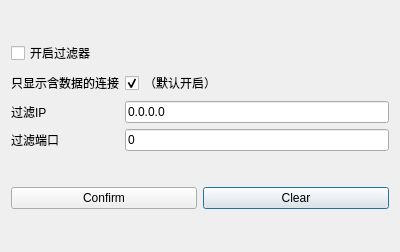
<?xml version="1.0" encoding="UTF-8"?>
<ui version="4.0">
 <class>Setting</class>
 <widget class="QDialog" name="Setting">
  <property name="geometry">
   <rect>
    <x>0</x>
    <y>0</y>
    <width>400</width>
    <height>252</height>
   </rect>
  </property>
  <property name="windowTitle">
   <string>Dialog</string>
  </property>
  <layout class="QGridLayout" name="gridLayout_2">
   <item row="2" column="1">
    <widget class="QPushButton" name="buttonClear">
     <property name="text">
      <string>Clear</string>
     </property>
    </widget>
   </item>
   <item row="0" column="0" colspan="2">
    <layout class="QGridLayout" name="gridLayout">
     <item row="2" column="2">
      <widget class="QLineEdit" name="lineEditFip">
       <property name="text">
        <string>0.0.0.0</string>
       </property>
      </widget>
     </item>
     <item row="1" column="2">
      <widget class="QCheckBox" name="checkBox">
       <property name="text">
        <string>（默认开启）</string>
       </property>
       <property name="checked">
        <bool>true</bool>
       </property>
       <property name="tristate">
        <bool>false</bool>
       </property>
      </widget>
     </item>
     <item row="3" column="2">
      <widget class="QLineEdit" name="lineEditFport">
       <property name="text">
        <string>0</string>
       </property>
      </widget>
     </item>
     <item row="3" column="0">
      <widget class="QLabel" name="label_3">
       <property name="text">
        <string>过滤端口</string>
       </property>
      </widget>
     </item>
     <item row="2" column="0">
      <widget class="QLabel" name="label_2">
       <property name="text">
        <string>过滤IP</string>
       </property>
      </widget>
     </item>
     <item row="1" column="0" colspan="2">
      <widget class="QLabel" name="label">
       <property name="text">
        <string>只显示含数据的连接</string>
       </property>
      </widget>
     </item>
     <item row="0" column="0" colspan="3">
      <widget class="QCheckBox" name="checkBoxopen">
       <property name="text">
        <string>开启过滤器</string>
       </property>
      </widget>
     </item>
    </layout>
   </item>
   <item row="2" column="0">
    <widget class="QPushButton" name="buttonConfirm">
     <property name="text">
      <string>Confirm</string>
     </property>
    </widget>
   </item>
  </layout>
 </widget>
 <resources/>
 <connections/>
</ui>
